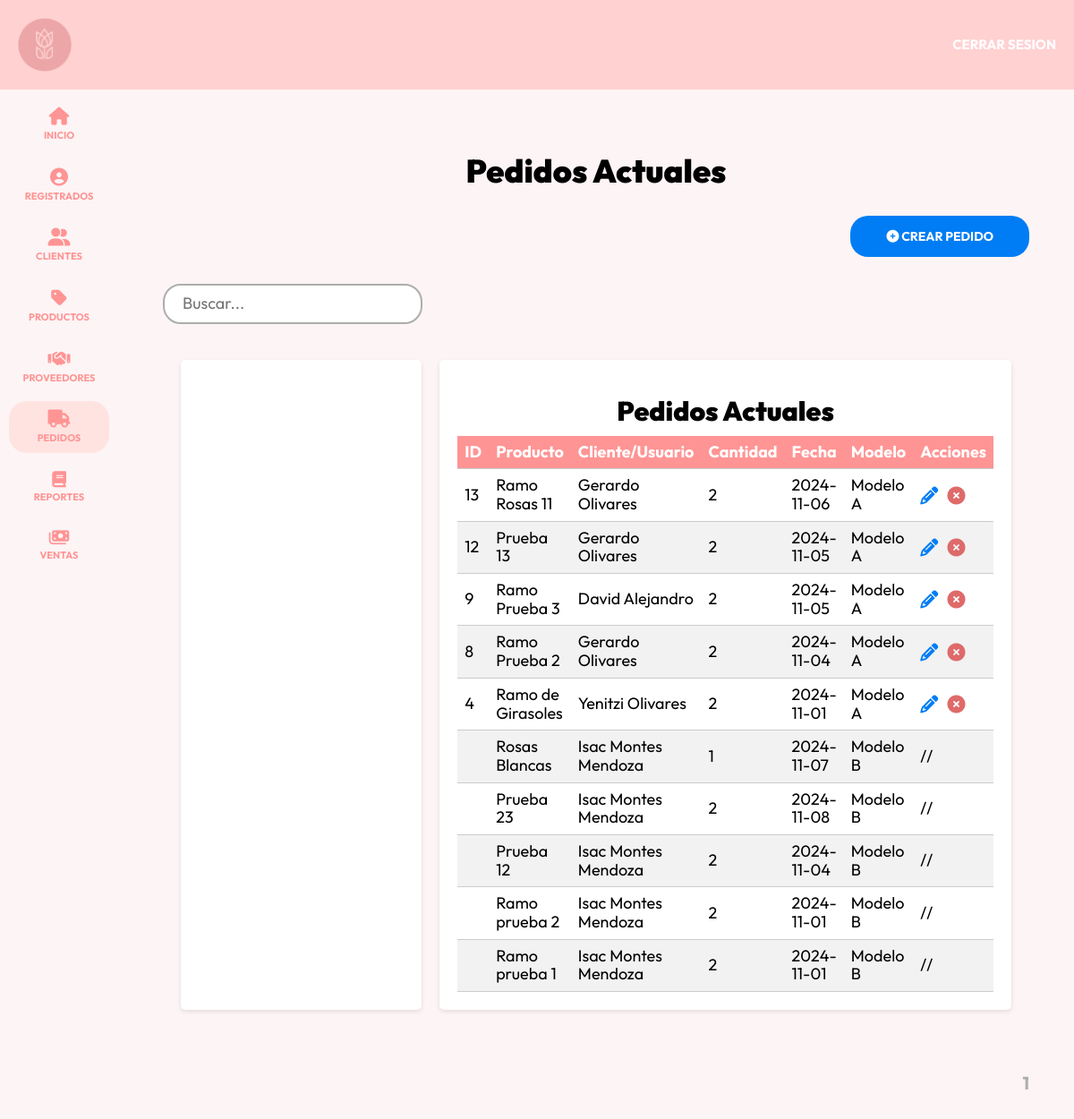
Screenshot of /admin/pedidos (signed in) with the database file from the repository.
### tables this page shows
CREATE TABLE `pedidos` (
  `IDpedido` int NOT NULL AUTO_INCREMENT,
  `producto` varchar(100) NOT NULL,
  `descripcionPedido` varchar(255) DEFAULT NULL,
  `cantidad` int NOT NULL,
  `direccion` varchar(255) NOT NULL,
  `contacto` varchar(100) NOT NULL,
  `FormaPago` varchar(50) NOT NULL,
  `fecha` date NOT NULL,
  `IDenvio` int DEFAULT NULL,
  `IDcliente` int DEFAULT NULL,
  `estado` varchar(50) DEFAULT NULL,
  PRIMARY KEY (`IDpedido`),
  KEY `IDenvio` (`IDenvio`),
  KEY `fk_cliente` (`IDcliente`),
  CONSTRAINT `fk_cliente` FOREIGN KEY (`IDcliente`) REFERENCES `clientes` (`IDcliente`),
  CONSTRAINT `pedidos_ibfk_2` FOREIGN KEY (`IDenvio`) REFERENCES `tipo_de_envio` (`IDenvio`)
);

CREATE TABLE `clientes` (
  `IDcliente` int NOT NULL AUTO_INCREMENT,
  `nombre` varchar(100) NOT NULL,
  `telefono` varchar(15) NOT NULL,
  `direccion` varchar(255) NOT NULL,
  `DateAdd` timestamp NULL DEFAULT CURRENT_TIMESTAMP,
  PRIMARY KEY (`IDcliente`)
);

CREATE TABLE `pedidos_usuarios` (
  `IDpedidoCliente` int NOT NULL AUTO_INCREMENT,
  `producto` varchar(255) DEFAULT NULL,
  `descripcion` text,
  `cantidad` int DEFAULT NULL,
  `direccion` varchar(255) DEFAULT NULL,
  `contacto` varchar(50) DEFAULT NULL,
  `formaPago` enum('Efectivo','Tarjeta') DEFAULT NULL,
  `fecha` date DEFAULT NULL,
  `IDenvio` int DEFAULT NULL,
  `usuarioID` int DEFAULT NULL,
  `estado` enum('Pendiente','Pagado','Terminado') DEFAULT NULL,
  PRIMARY KEY (`IDpedidoCliente`),
  KEY `IDenvio` (`IDenvio`),
  KEY `usuarioID` (`usuarioID`),
  CONSTRAINT `pedidos_usuarios_ibfk_1` FOREIGN KEY (`IDenvio`) REFERENCES `tipo_de_envio` (`IDenvio`) ON DELETE CASCADE,
  CONSTRAINT `pedidos_usuarios_ibfk_2` FOREIGN KEY (`usuarioID`) REFERENCES `usuarios` (`IDusuario`) ON DELETE CASCADE
);

CREATE TABLE `usuarios` (
  `IDusuario` int NOT NULL AUTO_INCREMENT,
  `nombre` varchar(100) NOT NULL,
  `apellido` varchar(100) NOT NULL,
  `email` varchar(100) DEFAULT NULL,
  `password` varchar(255) DEFAULT NULL,
  `estatus` varchar(50) NOT NULL,
  `confirmado` tinyint(1) NOT NULL DEFAULT '0',
  `token` varchar(255) DEFAULT NULL,
  `IDrol` int DEFAULT NULL,
  PRIMARY KEY (`IDusuario`),
  UNIQUE KEY `correo` (`email`),
  KEY `IDrol` (`IDrol`),
  CONSTRAINT `usuarios_ibfk_1` FOREIGN KEY (`IDrol`) REFERENCES `roles` (`IDrol`)
);

### controllers/PedidosController.php (called while the page is built, shortened)
<?php
class PedidosController {
    public static function index(Router $router) {
        $pagina_actual = $_GET['page'] ?? 1;
        $pagina_actual = filter_var($pagina_actual, FILTER_VALIDATE_INT);
        $por_pagina = 5;
        $total = Pedido::total();
        $paginacion = new Paginacion($pagina_actual, $por_pagina, $total);
        $pedidosUsuario = PedidoUsuarios::paginar($por_pagina, $paginacion->offset());
        $pedidos = Pedido::paginar($por_pagina, $paginacion->offset());
        $todosLosPedidos = array_merge($pedidos, $pedidosUsuario);
        $router->render('admin/pedidos/index', [
            'titulo' => 'Pedidos Actuales',
            'pedidos' => $todosLosPedidos,
            'clientes' => Cliente::all(),
            'usuarios' => Usuarios::all(),
            'pedido' => !empty($pedidos) ? $pedidos[0] : null,
            'paginacion' => $paginacion->paginacion()
        ]);
    }
}
?>

### public/index.php (called while the page is built, shortened)
<?php
$router = new Router();
$router->get('/login', [AuthController::class, 'login']);
$router->post('/login', [AuthController::class, 'login']);
$router->post('/logout', [AuthController::class, 'logout']);
$router->get('/registro', [AuthController::class, 'registro']);
$router->post('/registro', [AuthController::class, 'registro']);
$router->get('/olvide', [AuthController::class, 'olvide']);
$router->post('/olvide', [AuthController::class, 'olvide']);
$router->get('/reestablecer', [AuthController::class, 'reestablecer']);
$router->post('/reestablecer', [AuthController::class, 'reestablecer']);
$router->get('/mensaje', [AuthController::class, 'mensaje']);
$router->get('/confirmar-cuenta', [AuthController::class, 'confirmar']);
$router->get('/admin/dashboard', [DashboardController::class, 'index']);
$router->get('/admin/registrados', [RegistradosController::class, 'index']);
$router->get('/admin/registrados/crear', [RegistradosController::class, 'crear']);
$router->post('/admin/registrados/crear', [RegistradosController::class, 'crear']);
$router->get('/admin/registrados/editar', [RegistradosController::class, 'editar']);
$router->post('/admin/registrados/editar', [RegistradosController::class, 'editar']);
$router->post('/admin/registrados/eliminar', [RegistradosController::class, 'eliminar']);
$router->get('/admin/clientes', [ClientesController::class, 'index']);
$router->get('/admin/clientes/crear', [ClientesController::class, 'crear']);
$router->post('/admin/clientes/crear', [ClientesController::class, 'crear']);
$router->get('/admin/clientes/editar', [ClientesController::class, 'editar']);
$router->post('/admin/clientes/editar', [ClientesController::class, 'editar']);
$router->post('/admin/clientes/eliminar', [ClientesController::class, 'eliminar']);
$router->get('/admin/productos', [ProductosController::class, 'index']);
$router->get('/admin/productos/crear', [ProductosController::class, 'crear']);
$router->post('/admin/productos/crear', [ProductosController::class, 'crear']);
$router->get('/admin/productos/editar', [ProductosController::class, 'editar']);
$router->post('/admin/productos/editar', [ProductosController::class, 'editar']);
$router->post('/admin/productos/eliminar', [ProductosController::class, 'eliminar']);
$router->post('/admin/productos/actualizar_inventario', [ProductosController::class, 'actualizar_inventario']);
$router->get('/admin/proveedores', [ProveedoresController::class, 'index']);
$router->get('/admin/proveedores/crear', [ProveedoresController::class, 'crear']);
$router->post('/admin/proveedores/crear', [ProveedoresController::class, 'crear']);
$router->get('/admin/proveedores/editar', [ProveedoresController::class, 'editar']);
$router->post('/admin/proveedores/editar', [ProveedoresController::class, 'editar']);
$router->post('/admin/proveedores/eliminar', [ProveedoresController::class, 'eliminar']);
$router->get('/admin/categorias/crear', [CategoriasController::class, 'crear']);
$router->post('/admin/categorias/crear', [CategoriasController::class, 'crear']);
$router->get('/admin/categorias/editar', [CategoriasController::class, 'editar']);
$router->post('/admin/categorias/editar', [CategoriasController::class, 'editar']);
$router->post('/admin/categorias/eliminar', [CategoriasController::class, 'eliminar']);
$router->get('/admin/pedidos', [PedidosController::class, 'index']);
$router->get('/admin/pedidos/crear', [PedidosController::class, 'crear']);
$router->post('/admin/pedidos/crear', [PedidosController::class, 'crear']);
$router->get('/admin/pedidos/editar', [PedidosController::class, 'editar']);
$router->post('/admin/pedidos/editar', [PedidosController::class, 'editar']);
$router->post('/admin/pedidos/eliminar', [PedidosController::class, 'eliminar']);
$router->get('/admin/pedidos/obtener_pedidos', [PedidosController::class, 'obtener_pedidos']);
$router->post('/admin/pedidos/actualizarEstado', [PedidosController::class, 'actualizarEstado']);
$router->get('/admin/reportes', [ReportesController::class, 'index']);
$router->get('/admin/reportes/generarPDF', [ReportesController::class, 'generarPDF']);
$router->get('/admin/ventas', [VentasController::class, 'index']);
$router->get('/admin/ventas/crear', [VentasController::class, 'crear']);
$router->post('/admin/ventas/vender', [VentasController::class, 'vender']);
$router->get('/', [PaginasController::class, 'index']);
$router->get('/nosotros', [PaginasController::class, 'nosotros']);
$router->get('/categorias', [PaginasController::class, 'categorias']);
$router->get('/productos', [PaginasController::class, 'productos']);
$router->get('/contacto', [PaginasController::class, 'contacto']);
$router->post('/contacto', [PaginasController::class, 'contacto']);
$router->get('/Cpedidos', [PaginasController::class, 'pedidos']);
$router->get('/Cpedidos/crearPedido', [PaginasController::class, 'crearPedido']);
$router->post('/Cpedidos/crearPedido', [PaginasController::class, 'crearPedido']);
$router->get('/404', [PaginasController::class, 'error']);
$router->comprobarRutas();

### models/ActiveRecord.php (called while the page is built, shortened)
<?php
class ActiveRecord {
    protected static $db;
    protected static $tabla = '';
    protected static $columnaID = 'ID';
    public static function setDB($database) {
        self::$db = $database;
    }
    public static function consultarSQL($query) {
        $resultado = self::$db->query($query);
        $array = [];
        while($registro = $resultado->fetch_assoc()) {
            $array[] = static::crearObjeto($registro);
        }
        return $array;
    }
    protected static function crearObjeto($registro) {
        $objeto = new static;
        foreach($registro as $key => $value ) {
            if(property_exists( $objeto, $key  )) {
                $objeto->$key = $value;
            }
        }
        return $objeto;
    }
    public static function all() {
        $query = "SELECT * FROM " . static::$tabla . " ORDER BY " . static::$columnaID . " DESC";
        $resultado = self::consultarSQL($query);
        return $resultado;
    }
    public static function paginar($por_pagina, $offset) {
        $query = "SELECT * FROM " . static::$tabla . " ORDER BY " . static::$columnaID . " DESC LIMIT {$por_pagina} OFFSET {$offset}";
        $resultado = self::consultarSQL($query);
        return $resultado;
    }
    public static function total() {
        $query = "SELECT COUNT(*) FROM " . static::$tabla;
        $resultado = self::$db->query($query);
        $total = $resultado->fetch_array();
        return array_shift($total);
    }
}
?>

### views/admin/pedidos/index.php (the view, shortened to what this page needs)
<h2 class="dashboard__heading"> <?php echo $titulo; ?> </h2>
<div class="dashboard__contenedor-boton">
    <a class="dashboard__boton" href="/admin/pedidos/crear">
        <i class="fa-solid fa-circle-plus"></i>
        Crear Pedido
    </a>
</div>
<div class="buscador">
    <input type="text" id="inputBusqueda" placeholder="Buscar..." />
</div>
<div class="calendario-contenedor">
    <div class="calendario">
    </div>
    <div class="tabla-pedido">
        <h3>Pedidos Actuales</h3>
        <table>
            <thead>
                <tr>
                    <th>ID</th>
                    <th>Producto</th>
                    <th>Cliente/Usuario</th>
                    <th>Cantidad</th>
                    <th>Fecha</th>
                    <th>Modelo</th>
                    <th>Acciones</th>
                </tr>
            </thead>
            <tbody>
                <?php foreach ($pedidos as $pedido): ?>
                <tr>
                    <td><?php echo isset($pedido->IDpedido) ? $pedido->IDpedido : ''; ?></td>
                    <td><?php echo isset($pedido->producto) ? $pedido->producto : ''; ?></td>
                    <td>
                        <?php
                        $nombrePersona = '--';
                        if (isset($pedido->IDcliente)) {
                            foreach ($clientes as $cliente) {
                                if ($cliente->IDcliente == $pedido->IDcliente) {
                                    $nombrePersona = $cliente->nombre;
                                    break;
                                }
                            }
                        } elseif (isset($pedido->usuarioID)) {
                            foreach ($usuarios as $usuario) {
                                if ($usuario->IDusuario == $pedido->usuarioID) {
                                    $nombrePersona = $usuario->nombre . ' ' . $usuario->apellido;
                                    break;
                                }
                            }
                        }
                        echo $nombrePersona;
                        ?>
                    </td>
                    <td><?php echo isset($pedido->cantidad) ? $pedido->cantidad : ''; ?></td>
                    <td><?php echo isset($pedido->fecha) ? $pedido->fecha : ''; ?></td>
                    <td><?php echo isset($pedido->IDcliente) ? 'Modelo A' : 'Modelo B'; ?></td>
                    <td>
                        <?php if (isset($pedido->IDcliente)):  ?>
                        <a href="/admin/pedidos/editar?id=<?php echo isset($pedido->IDpedido) ? $pedido->IDpedido : ''; ?>" class="btn-editar" title="Editar">
                            <i class="fa-solid fa-pencil-alt"></i>
                        </a>
                        <form method="POST" action="/admin/pedidos/eliminar" style="display:inline;">
                            <button type="submit" class="btn-eliminar" title="Eliminar">
                                <i class="fa-solid fa-circle-xmark"></i>
                            </button>
                        </form>
                        <?php else: ?>
                            <span>//</span>
                        <?php endif; ?>
                    </td>
                </tr>
                <?php endforeach; ?>
            </tbody>
        </table>
    </div>
</div>
<?php
echo $paginacion;
?>

### public/build/css/app.css (style rules this page uses)
html { line-height: 1.15; -webkit-text-size-adjust: 100%; }
body { margin: 0; }
a { background-color: transparent; }
button, input, optgroup, select, textarea { font-family: inherit; font-size: 100%; line-height: 1.15; margin: 0; }
button, input { overflow: visible; }
button, select { text-transform: none; }
button, [type=button], [type=reset], [type=submit] { -webkit-appearance: button; }
html { font-size: 62.5%; box-sizing: border-box; height: 100%; }
*, *:before, *:after { box-sizing: inherit; }
body { font-family: "Outfit", sans-serif; font-size: 1.8rem; }
a { text-decoration: none; }
h1, h2, h3 { font-family: "Outfit", sans-serif; font-weight: 900; margin: 2rem 0; }
h2 { font-size: 3.6rem; }
h3 { font-size: 3rem; }
[class$=__heading] { font-family: "Outfit", sans-serif; font-weight: 900; margin: 2rem 0; margin: 6rem 0 3rem 0; text-align: center; }
.buscador { display: flex; justify-content: start; margin: 2rem 0; }
.buscador input[type=text] { padding: 1rem 2rem; font-family: "Outfit", sans-serif; font-size: 1.6rem; color: black; border: 2px solid #adadad; border-radius: 2rem; outline: none; transition: border-color 0.3s ease, box-shadow 0.3s ease; }
@media (min-width: 768px) { .buscador input[type=text] { font-size: 1.8rem; } }
@media (min-width: 1024px) { .buscador input[type=text] { width: 40%; } }
@media (min-width: 1200px) { .buscador input[type=text] { width: 30%; } }
.dashboard { height: 100%; display: flex; flex-direction: column; background-color: #FDF4F5; }
.dashboard__contenedor-boton { display: flex; justify-content: flex-end; gap: 1rem; }
@media (min-width: 768px) { .dashboard__contenedor-boton { display: flex; margin-bottom: 3rem; } }
.dashboard__boton { background-color: #007df4; border-radius: 2rem; padding: 1.5rem 4rem; color: #FFFFFF; font-size: 1.8rem; font-weight: 700; border: none; transition-property: background-color; transition-duration: 0.3s; text-align: center; display: #FFFFFF; text-transform: uppercase; font-size: 1.4rem; }
@media (min-width: 768px) { .dashboard__boton { width: auto; } }
.dashboard .calendario-contenedor { display: flex; gap: 20px; padding: 20px; }
.dashboard .calendario-contenedor .calendario { flex: 3; background-color: #fff; border-radius: 5px; box-shadow: 0 2px 5px rgba(0, 0, 0, 0.1); padding: 20px; }
.dashboard .calendario-contenedor .tabla-pedido { flex: 1; background-color: #fff; border-radius: 5px; box-shadow: 0 2px 5px rgba(0, 0, 0, 0.1); padding: 20px; text-align: left; }
.dashboard .calendario-contenedor .tabla-pedido h3 { text-align: center; margin-bottom: 10px; }
.dashboard .calendario-contenedor .tabla-pedido table { width: 100%; border-collapse: collapse; }
.dashboard .calendario-contenedor .tabla-pedido table th, .dashboard .calendario-contenedor .tabla-pedido table td { padding: 8px; border-bottom: 1px solid #ccc; text-align: left; }
.dashboard .calendario-contenedor .tabla-pedido table th { background-color: #FF9494; color: white; }
.dashboard .calendario-contenedor .tabla-pedido table tr:nth-child(even) { background-color: #f2f2f2; }
.dashboard .calendario-contenedor .btn-editar { background-color: transparent; border: none; cursor: pointer; font-size: 2rem; color: #007df4; }
.dashboard .calendario-contenedor .btn-eliminar { background-color: transparent; border: none; cursor: pointer; font-size: 2rem; color: #DF6A6A; }

### rows the page displays
pedidos: IDpedido "13", producto "Ramo Rosas 11", IDcliente.nombre "Gerardo Olivares", cantidad "2", fecha "2024-11-06", shows "Modelo A"
pedidos: IDpedido "12", producto "Prueba 13", IDcliente.nombre "Gerardo Olivares", cantidad "2", fecha "2024-11-05", shows "Modelo A"
pedidos: IDpedido "9", producto "Ramo Prueba 3", IDcliente.nombre "David Alejandro", cantidad "2", fecha "2024-11-05", shows "Modelo A"
pedidos: IDpedido "8", producto "Ramo Prueba 2", IDcliente.nombre "Gerardo Olivares", cantidad "2", fecha "2024-11-04", shows "Modelo A"
pedidos: IDpedido "4", producto "Ramo de Girasoles", IDcliente.nombre "Yenitzi Olivares", cantidad "2", fecha "2024-11-01", shows "Modelo A"
pedidos_usuarios: producto "Rosas Blancas", usuarioID.apellido "Isac Montes Mendoza", cantidad "1", fecha "2024-11-07", shows "Modelo B"
pedidos_usuarios: producto "Prueba 23", usuarioID.apellido "Isac Montes Mendoza", cantidad "2", fecha "2024-11-08", shows "Modelo B"
pedidos_usuarios: producto "Prueba 12", usuarioID.apellido "Isac Montes Mendoza", cantidad "2", fecha "2024-11-04", shows "Modelo B"
pedidos_usuarios: producto "Ramo prueba 2", usuarioID.apellido "Isac Montes Mendoza", cantidad "2", fecha "2024-11-01", shows "Modelo B"
pedidos_usuarios: producto "Ramo prueba 1", usuarioID.apellido "Isac Montes Mendoza", cantidad "2", fecha "2024-11-01", shows "Modelo B"

### other values shown
$titulo "Pedidos Actuales"
